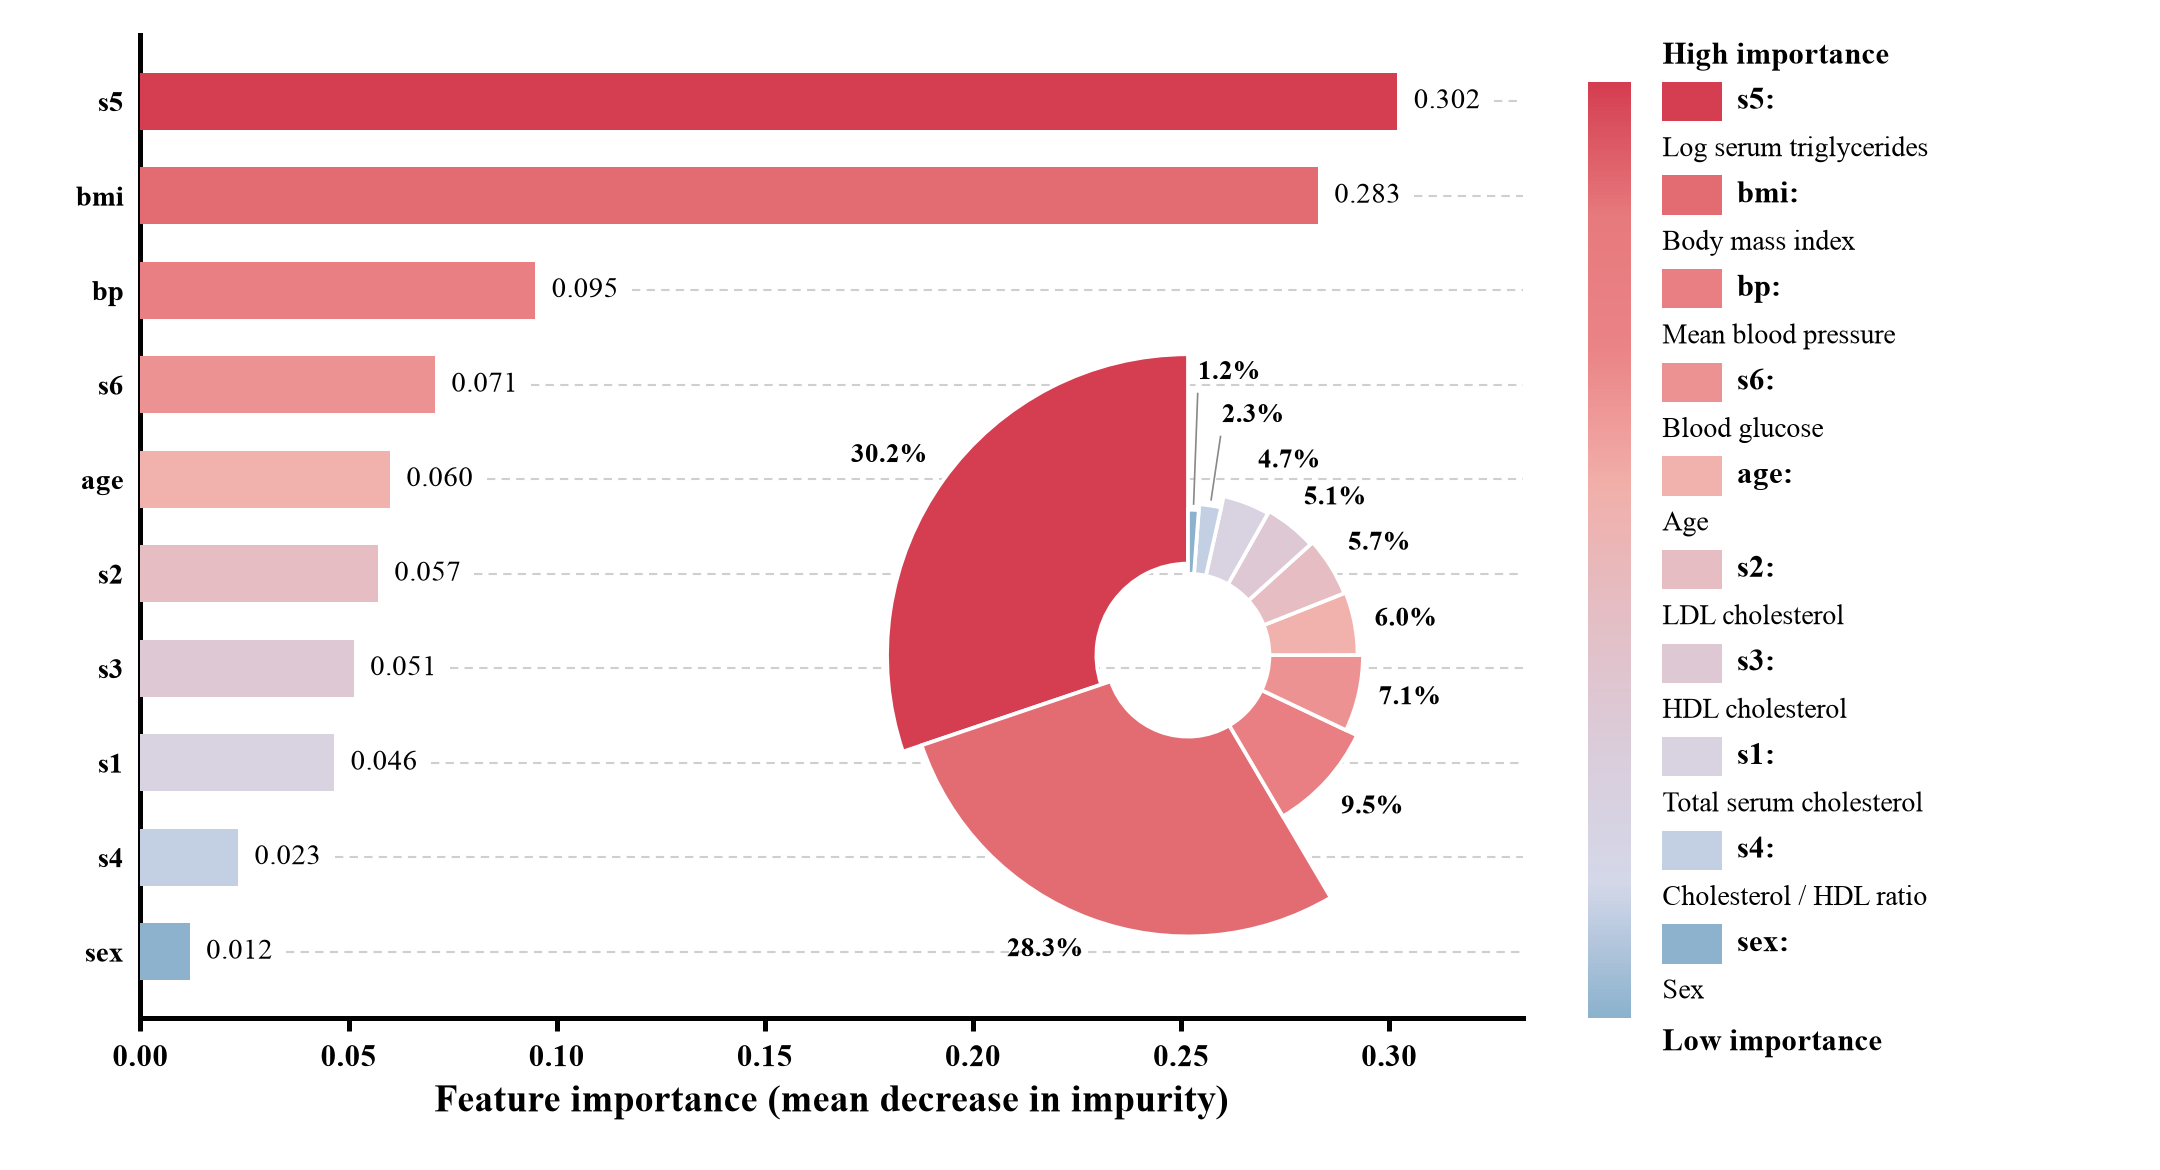

Source code (Python):
"""Ranked feature-importance bars with an inset rose ring and a legend that doubles as a glossary.

Drawn after exemplar 7662738394782518543_0001 (all six parts).
Data: random-forest feature importance on scikit-learn's public diabetes dataset.
"""
from pathlib import Path

import matplotlib.pyplot as plt
import numpy as np
import pandas as pd
from matplotlib.colors import LinearSegmentedColormap
from matplotlib.patches import Rectangle

DATA = Path(__file__).with_suffix(".csv")  # columns: feature, full_name, importance
OUT = Path(__file__).with_suffix("")
XLABEL = "Feature importance (mean decrease in impurity)"

# colour ramp sampled from the exemplar's bars, top (largest) to bottom (smallest)
RAMP = ["#d53e51", "#e77a7d", "#eb8487", "#f2afaa", "#e4bfc5", "#dbcddb", "#d4d8e9", "#8cb2ce"]

plt.rcParams.update({"font.family": "Times New Roman", "font.size": 7, "pdf.fonttype": 42,
                     "axes.linewidth": 1.2, "mathtext.fontset": "stix"})

df = pd.read_csv(DATA).sort_values("importance", ascending=False).reset_index(drop=True)
n = len(df)
share = df.importance / df.importance.sum()
cmap = LinearSegmentedColormap.from_list("ramp", RAMP)
colors = [cmap(i / (n - 1)) for i in range(n)]

fig = plt.figure(figsize=(7.2, 3.9))  # double-column width, exemplar aspect
ax = fig.add_axes([0.065, 0.13, 0.64, 0.84])

# --- ranked bars
y = np.arange(n)[::-1]
xmax = df.importance.max() * 1.1
ax.barh(y, df.importance, height=0.6, color=colors, zorder=3)
for yi, v in zip(y, df.importance):
    label = ax.text(v + xmax * 0.012, yi, f"{v:.3f}", va="center", ha="left", fontsize=7, zorder=4)
    ax.plot([v + xmax * 0.07, xmax], [yi, yi], ls=(0, (4, 3)), lw=0.5, color="#cfcfcf", zorder=1)
ax.set_yticks(y, df.feature, fontweight="bold")
ax.set_xlim(0, xmax)
ax.set_ylim(-0.7, n - 0.3)
ax.set_xlabel(XLABEL, fontsize=9, fontweight="bold", labelpad=3)
ax.tick_params(axis="x", width=1.2, length=3, labelsize=7.5)
ax.tick_params(axis="y", length=0, pad=4)
for lab in ax.get_xticklabels():
    lab.set_fontweight("bold")
ax.spines[["top", "right"]].set_visible(False)

# --- inset rose ring: angle and radius both follow the share, largest wedge pulled out
ring = fig.add_axes([0.375, 0.115, 0.35, 0.65], projection="polar")
ring.set_theta_offset(np.pi / 2)
ring.set_theta_direction(1)
width = share.to_numpy() * 2 * np.pi
theta = np.cumsum(width) - width / 2
r0 = 0.28
outer = r0 + 0.2 + 0.52 * share / share.max()
lift = np.where(np.arange(n) == 0, 0.035, 0.0)  # pull the largest wedge out
ring.bar(theta, outer - r0, width=width, bottom=r0 + lift, color=colors, edgecolor="white", linewidth=0.9, zorder=3)
placed = []  # label boxes already drawn, in ring-radius units, so thin neighbouring wedges do not collide
for t, r, s in zip(theta, outer + lift, share):
    a = np.pi / 2 + t  # angle on the page
    rl = r + 0.07
    while any(abs(rl * np.cos(a) - px) < 0.27 and abs(rl * np.sin(a) - py) < 0.12 for px, py in placed):
        rl += 0.04
    placed.append((rl * np.cos(a), rl * np.sin(a)))
    if rl > r + 0.12:
        ring.plot([t, t], [r + 0.02, rl - 0.03], color="#888888", lw=0.4, zorder=4)
    ring.text(t, rl, f"{s:.1%}", fontsize=6.5, fontweight="bold", zorder=5,
              ha="left" if np.cos(a) > 0.02 else "right" if np.cos(a) < -0.3 else "center",
              va="bottom" if np.sin(a) > 0.5 else "top" if np.sin(a) < -0.5 else "center")
ring.set_ylim(0, 1.3)
ring.axis("off")

# --- legend column: gradient strip + one entry per feature (swatch, short name, full name)
strip = fig.add_axes([0.735, 0.13, 0.02, 0.80])
strip.imshow(np.linspace(0, 1, 256)[:, None], aspect="auto", cmap=cmap, origin="upper")
strip.axis("off")
lg = fig.add_axes([0.765, 0.13, 0.23, 0.80])
lg.set_xlim(0, 1)
lg.set_ylim(0, 1)
lg.axis("off")
lg.text(0.02, 1.012, "High importance", fontsize=7.5, fontweight="bold", va="bottom")
lg.text(0.02, -0.012, "Low importance", fontsize=7.5, fontweight="bold", va="top")
step = 1 / n
for i, row in df.iterrows():
    top = 1 - i * step
    lg.add_patch(Rectangle((0.02, top - 0.042), 0.12, 0.042, color=colors[i], lw=0))
    lg.text(0.17, top - 0.021, f"{row.feature}:", fontsize=7.5, fontweight="bold", va="center")
    lg.text(0.02, top - 0.072, row.full_name, fontsize=6.8, va="center")

fig.savefig(f"{OUT}.png", dpi=300)
fig.savefig(f"{OUT}.pdf")
print(OUT)
